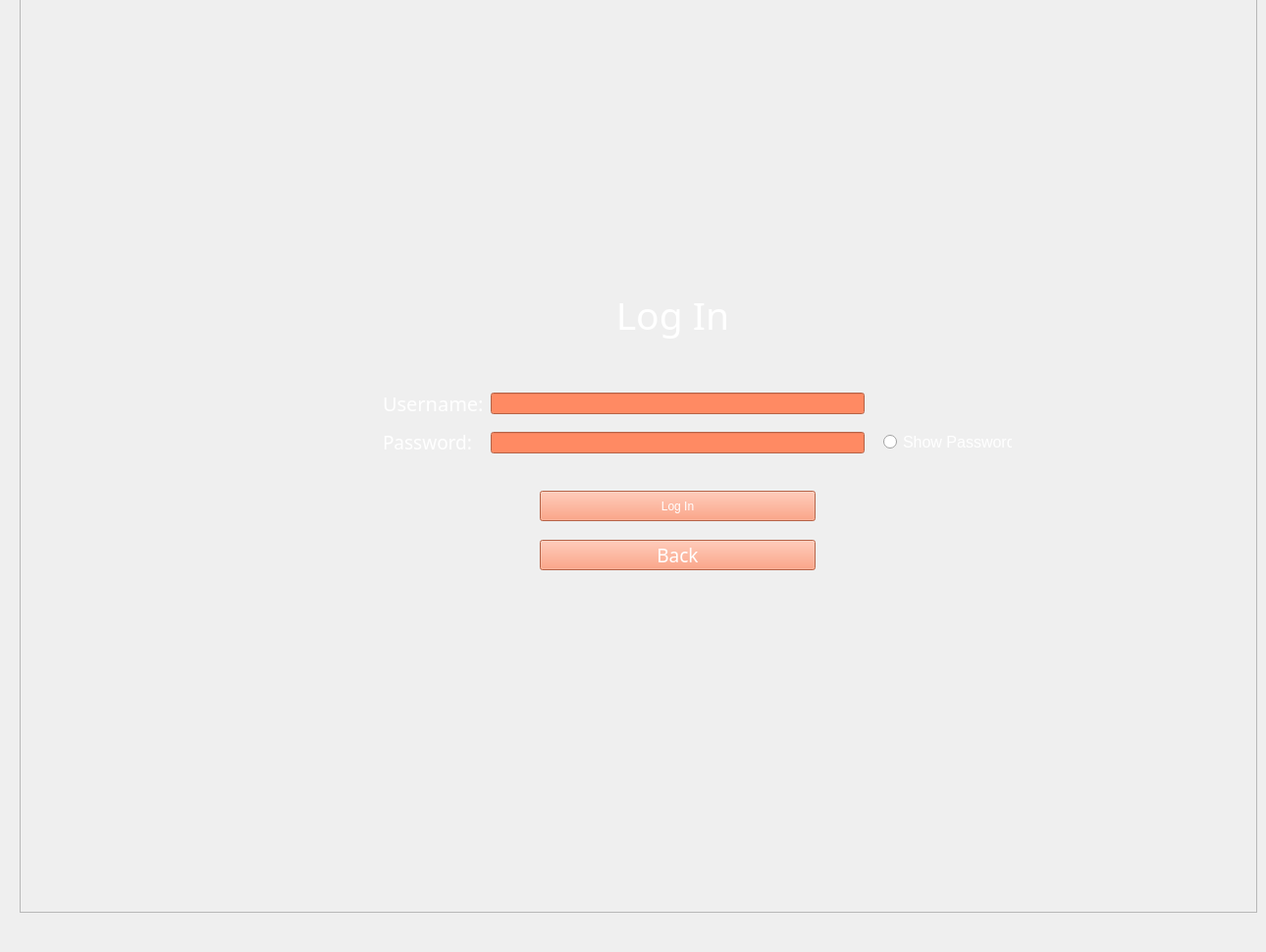
    <widget class="QWidget" name="Login">
     <widget class="QLabel" name="labelLoginLogin">
      <property name="geometry">
       <rect>
        <x>470</x>
        <y>290</y>
        <width>431</width>
        <height>61</height>
       </rect>
      </property>
      <property name="font">
       <font>
        <family>Viner Hand ITC</family>
        <pointsize>29</pointsize>
        <italic>false</italic>
        <bold>false</bold>
       </font>
      </property>
      <property name="styleSheet">
       <string notr="true">font: 29pt &quot;Viner Hand ITC&quot;;
color: rgb(255, 255, 255);</string>
      </property>
      <property name="text">
       <string>Log In</string>
      </property>
      <property name="alignment">
       <set>Qt::AlignCenter</set>
      </property>
     </widget>
     <widget class="QPushButton" name="buttonLoginBack">
      <property name="geometry">
       <rect>
        <x>550</x>
        <y>550</y>
        <width>281</width>
        <height>31</height>
       </rect>
      </property>
      <property name="font">
       <font>
        <family>Viner Hand ITC</family>
        <pointsize>14</pointsize>
        <italic>false</italic>
        <bold>false</bold>
       </font>
      </property>
      <property name="styleSheet">
       <string notr="true">font: 14pt &quot;Viner Hand ITC&quot;;
color: rgb(255, 255, 255);
background-color: rgb(255, 138, 99);</string>
      </property>
      <property name="text">
       <string>Back</string>
      </property>
     </widget>
     <widget class="QLabel" name="labelLoginUsername">
      <property name="geometry">
       <rect>
        <x>390</x>
        <y>390</y>
        <width>101</width>
        <height>41</height>
       </rect>
      </property>
      <property name="font">
       <font>
        <family>Viner Hand ITC</family>
        <pointsize>15</pointsize>
        <italic>false</italic>
        <bold>false</bold>
       </font>
      </property>
      <property name="styleSheet">
       <string notr="true">font: 15pt &quot;Viner Hand ITC&quot;;
color: rgb(255, 255, 255);</string>
      </property>
      <property name="text">
       <string>Username:</string>
      </property>
     </widget>
     <widget class="QLabel" name="labelLoginPassword">
      <property name="geometry">
       <rect>
        <x>390</x>
        <y>430</y>
        <width>101</width>
        <height>41</height>
       </rect>
      </property>
      <property name="font">
       <font>
        <family>Viner Hand ITC</family>
        <pointsize>14</pointsize>
        <italic>false</italic>
        <bold>false</bold>
       </font>
      </property>
      <property name="styleSheet">
       <string notr="true">font: 14pt &quot;Viner Hand ITC&quot;;
color: rgb(255, 255, 255);</string>
      </property>
      <property name="text">
       <string>Password:</string>
      </property>
     </widget>
     <widget class="QLineEdit" name="lineEditLoginUsername">
      <property name="geometry">
       <rect>
        <x>500</x>
        <y>400</y>
        <width>381</width>
        <height>22</height>
       </rect>
      </property>
      <property name="styleSheet">
       <string notr="true">background-color: rgb(255, 255, 255);
background-color: rgb(255, 138, 99);</string>
      </property>
     </widget>
     <widget class="QLineEdit" name="lineEditLoginPassword">
      <property name="geometry">
       <rect>
        <x>500</x>
        <y>440</y>
        <width>381</width>
        <height>22</height>
       </rect>
      </property>
      <property name="font">
       <font>
        <family>Segoe MDL2 Assets</family>
       </font>
      </property>
      <property name="styleSheet">
       <string notr="true">background-color: rgb(255, 255, 255);
background-color: rgb(255, 138, 99);</string>
      </property>
      <property name="echoMode">
       <enum>QLineEdit::Password</enum>
      </property>
     </widget>
     <widget class="QPushButton" name="buttonLoginLogin">
      <property name="geometry">
       <rect>
        <x>550</x>
        <y>500</y>
        <width>281</width>
        <height>31</height>
       </rect>
      </property>
      <property name="styleSheet">
       <string notr="true">font: 14pt &quot;Viner Hand ITC&quot;;
color: rgb(255, 255, 255);
background-color: rgb(255, 138, 99);</string>
      </property>
      <property name="text">
       <string>Log In</string>
      </property>
     </widget>
     <widget class="QRadioButton" name="radioButtonLoginShowPassword">
      <property name="geometry">
       <rect>
        <x>900</x>
        <y>440</y>
        <width>131</width>
        <height>20</height>
       </rect>
      </property>
      <property name="font">
       <font>
        <pointsize>12</pointsize>
       </font>
      </property>
      <property name="styleSheet">
       <string notr="true">color: rgb(255, 255, 255);</string>
      </property>
      <property name="text">
       <string>Show Password</string>
      </property>
     </widget>
     <widget class="QFrame" name="frame_2">
      <property name="geometry">
       <rect>
        <x>20</x>
        <y>-31</y>
        <width>1261</width>
        <height>961</height>
       </rect>
      </property>
      <property name="styleSheet">
       <string notr="true">background-image: url(:/MainWindow/assets/LoginSignupBackground.png);</string>
      </property>
      <property name="frameShape">
       <enum>QFrame::StyledPanel</enum>
      </property>
      <property name="frameShadow">
       <enum>QFrame::Raised</enum>
      </property>
     </widget>
     <zorder>frame_2</zorder>
     <zorder>labelLoginLogin</zorder>
     <zorder>buttonLoginBack</zorder>
     <zorder>labelLoginUsername</zorder>
     <zorder>labelLoginPassword</zorder>
     <zorder>lineEditLoginUsername</zorder>
     <zorder>lineEditLoginPassword</zorder>
     <zorder>buttonLoginLogin</zorder>
     <zorder>radioButtonLoginShowPassword</zorder>
    </widget>
